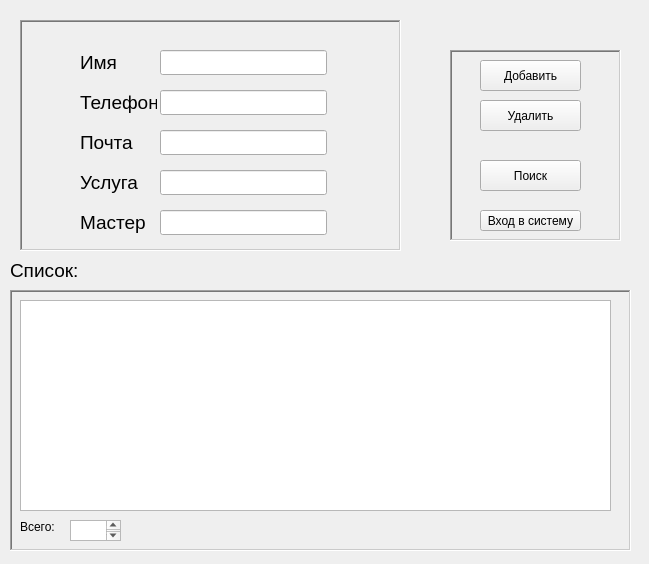
<?xml version="1.0" encoding="UTF-8"?>
<ui version="4.0">
 <class>AddUserWindow</class>
 <widget class="QMainWindow" name="AddUserWindow">
  <property name="geometry">
   <rect>
    <x>0</x>
    <y>0</y>
    <width>649</width>
    <height>564</height>
   </rect>
  </property>
  <property name="windowTitle">
   <string>MainWindow</string>
  </property>
  <widget class="QWidget" name="centralwidget">
   <widget class="QFrame" name="user_info_frame">
    <property name="geometry">
     <rect>
      <x>20</x>
      <y>20</y>
      <width>381</width>
      <height>231</height>
     </rect>
    </property>
    <property name="frameShape">
     <enum>QFrame::WinPanel</enum>
    </property>
    <property name="frameShadow">
     <enum>QFrame::Sunken</enum>
    </property>
    <widget class="QLabel" name="name_label">
     <property name="geometry">
      <rect>
       <x>60</x>
       <y>30</y>
       <width>61</width>
       <height>25</height>
      </rect>
     </property>
     <property name="font">
      <font>
       <pointsize>14</pointsize>
      </font>
     </property>
     <property name="text">
      <string>Имя</string>
     </property>
    </widget>
    <widget class="QLineEdit" name="name_input">
     <property name="geometry">
      <rect>
       <x>140</x>
       <y>30</y>
       <width>167</width>
       <height>25</height>
      </rect>
     </property>
     <property name="sizePolicy">
      <sizepolicy hsizetype="Fixed" vsizetype="Fixed">
       <horstretch>0</horstretch>
       <verstretch>0</verstretch>
      </sizepolicy>
     </property>
     <property name="sizeIncrement">
      <size>
       <width>40</width>
       <height>0</height>
      </size>
     </property>
     <property name="font">
      <font>
       <pointsize>12</pointsize>
      </font>
     </property>
    </widget>
    <widget class="QLineEdit" name="phone_input">
     <property name="geometry">
      <rect>
       <x>140</x>
       <y>70</y>
       <width>167</width>
       <height>25</height>
      </rect>
     </property>
     <property name="sizePolicy">
      <sizepolicy hsizetype="Fixed" vsizetype="Fixed">
       <horstretch>0</horstretch>
       <verstretch>0</verstretch>
      </sizepolicy>
     </property>
     <property name="sizeIncrement">
      <size>
       <width>40</width>
       <height>0</height>
      </size>
     </property>
     <property name="font">
      <font>
       <pointsize>12</pointsize>
      </font>
     </property>
    </widget>
    <widget class="QLabel" name="phone_label">
     <property name="geometry">
      <rect>
       <x>60</x>
       <y>70</y>
       <width>77</width>
       <height>25</height>
      </rect>
     </property>
     <property name="font">
      <font>
       <pointsize>14</pointsize>
      </font>
     </property>
     <property name="text">
      <string>Телефон</string>
     </property>
    </widget>
    <widget class="QLabel" name="email_label">
     <property name="geometry">
      <rect>
       <x>60</x>
       <y>110</y>
       <width>61</width>
       <height>25</height>
      </rect>
     </property>
     <property name="font">
      <font>
       <pointsize>14</pointsize>
      </font>
     </property>
     <property name="text">
      <string>Почта</string>
     </property>
    </widget>
    <widget class="QLineEdit" name="email_input">
     <property name="geometry">
      <rect>
       <x>140</x>
       <y>110</y>
       <width>167</width>
       <height>25</height>
      </rect>
     </property>
     <property name="sizePolicy">
      <sizepolicy hsizetype="Fixed" vsizetype="Fixed">
       <horstretch>0</horstretch>
       <verstretch>0</verstretch>
      </sizepolicy>
     </property>
     <property name="sizeIncrement">
      <size>
       <width>40</width>
       <height>0</height>
      </size>
     </property>
     <property name="font">
      <font>
       <pointsize>12</pointsize>
      </font>
     </property>
    </widget>
    <widget class="QLabel" name="service_label">
     <property name="geometry">
      <rect>
       <x>60</x>
       <y>150</y>
       <width>61</width>
       <height>25</height>
      </rect>
     </property>
     <property name="font">
      <font>
       <pointsize>14</pointsize>
      </font>
     </property>
     <property name="text">
      <string>Услуга</string>
     </property>
    </widget>
    <widget class="QLineEdit" name="service_input">
     <property name="geometry">
      <rect>
       <x>140</x>
       <y>150</y>
       <width>167</width>
       <height>25</height>
      </rect>
     </property>
     <property name="sizePolicy">
      <sizepolicy hsizetype="Fixed" vsizetype="Fixed">
       <horstretch>0</horstretch>
       <verstretch>0</verstretch>
      </sizepolicy>
     </property>
     <property name="sizeIncrement">
      <size>
       <width>40</width>
       <height>0</height>
      </size>
     </property>
     <property name="font">
      <font>
       <pointsize>12</pointsize>
      </font>
     </property>
    </widget>
    <widget class="QLabel" name="master_label">
     <property name="geometry">
      <rect>
       <x>60</x>
       <y>190</y>
       <width>71</width>
       <height>25</height>
      </rect>
     </property>
     <property name="font">
      <font>
       <pointsize>14</pointsize>
      </font>
     </property>
     <property name="text">
      <string>Мастер</string>
     </property>
    </widget>
    <widget class="QLineEdit" name="mster_input">
     <property name="geometry">
      <rect>
       <x>140</x>
       <y>190</y>
       <width>167</width>
       <height>25</height>
      </rect>
     </property>
     <property name="sizePolicy">
      <sizepolicy hsizetype="Fixed" vsizetype="Fixed">
       <horstretch>0</horstretch>
       <verstretch>0</verstretch>
      </sizepolicy>
     </property>
     <property name="sizeIncrement">
      <size>
       <width>40</width>
       <height>0</height>
      </size>
     </property>
     <property name="font">
      <font>
       <pointsize>12</pointsize>
      </font>
     </property>
    </widget>
   </widget>
   <widget class="QFrame" name="list_frame">
    <property name="geometry">
     <rect>
      <x>10</x>
      <y>290</y>
      <width>621</width>
      <height>261</height>
     </rect>
    </property>
    <property name="frameShape">
     <enum>QFrame::WinPanel</enum>
    </property>
    <property name="frameShadow">
     <enum>QFrame::Sunken</enum>
    </property>
    <widget class="QListWidget" name="user_list">
     <property name="geometry">
      <rect>
       <x>10</x>
       <y>10</y>
       <width>591</width>
       <height>211</height>
      </rect>
     </property>
     <property name="font">
      <font>
       <pointsize>14</pointsize>
      </font>
     </property>
    </widget>
    <widget class="QLabel" name="user_count_label">
     <property name="geometry">
      <rect>
       <x>10</x>
       <y>230</y>
       <width>47</width>
       <height>13</height>
      </rect>
     </property>
     <property name="text">
      <string>Всего:</string>
     </property>
    </widget>
    <widget class="QTextBrowser" name="user_count">
     <property name="geometry">
      <rect>
       <x>60</x>
       <y>230</y>
       <width>51</width>
       <height>21</height>
      </rect>
     </property>
    </widget>
   </widget>
   <widget class="QLabel" name="list_label">
    <property name="geometry">
     <rect>
      <x>10</x>
      <y>260</y>
      <width>81</width>
      <height>21</height>
     </rect>
    </property>
    <property name="font">
     <font>
      <pointsize>14</pointsize>
     </font>
    </property>
    <property name="text">
     <string>Список:</string>
    </property>
   </widget>
   <widget class="QFrame" name="frame">
    <property name="geometry">
     <rect>
      <x>450</x>
      <y>50</y>
      <width>171</width>
      <height>191</height>
     </rect>
    </property>
    <property name="frameShape">
     <enum>QFrame::WinPanel</enum>
    </property>
    <property name="frameShadow">
     <enum>QFrame::Sunken</enum>
    </property>
    <widget class="QPushButton" name="add_button">
     <property name="geometry">
      <rect>
       <x>30</x>
       <y>10</y>
       <width>101</width>
       <height>31</height>
      </rect>
     </property>
     <property name="text">
      <string>Добавить</string>
     </property>
    </widget>
    <widget class="QPushButton" name="delete_button">
     <property name="geometry">
      <rect>
       <x>30</x>
       <y>50</y>
       <width>101</width>
       <height>31</height>
      </rect>
     </property>
     <property name="text">
      <string>Удалить</string>
     </property>
    </widget>
    <widget class="QPushButton" name="pushButton">
     <property name="geometry">
      <rect>
       <x>30</x>
       <y>160</y>
       <width>101</width>
       <height>21</height>
      </rect>
     </property>
     <property name="text">
      <string>Вход в систему</string>
     </property>
    </widget>
    <widget class="QPushButton" name="search_user_button">
     <property name="geometry">
      <rect>
       <x>30</x>
       <y>110</y>
       <width>101</width>
       <height>31</height>
      </rect>
     </property>
     <property name="text">
      <string>Поиск</string>
     </property>
    </widget>
   </widget>
  </widget>
 </widget>
 <resources/>
 <connections/>
</ui>
